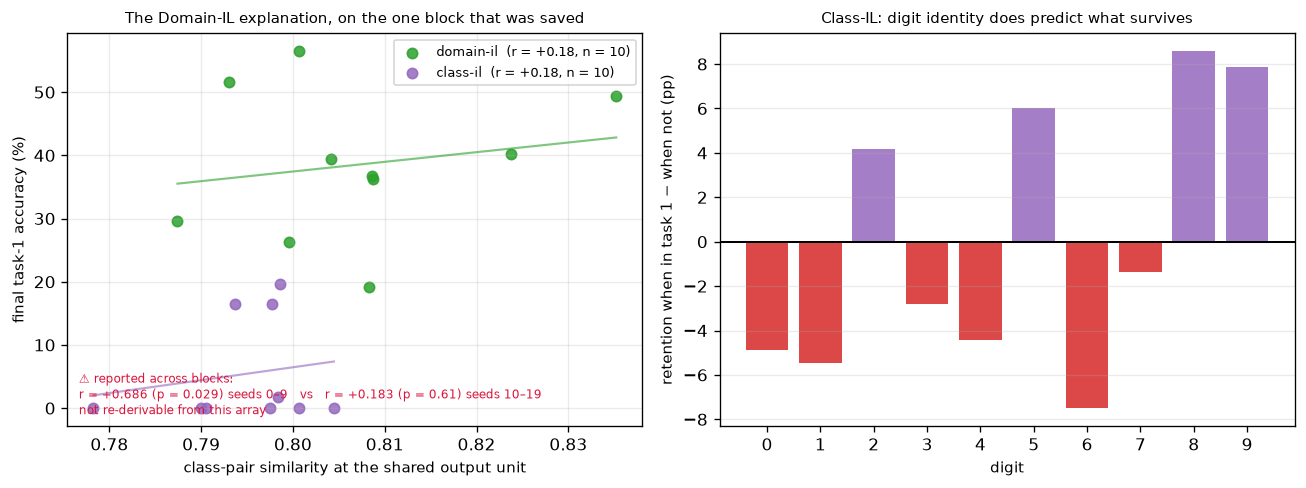

Source code (Python):
"""Does task structure predict what survives?

900-series PLOT SCRIPT. Loads saved arrays, trains nothing. Results R5.

ONE PLOT, one grid cell, both scenarios, opposite outcomes -- which is 007's point for this card:
the data-side explanation works in one scenario and fails in the other.

    Domain-IL   class-pair similarity at the shared output unit. The leading data-side
                explanation, and it DOES NOT REPLICATE: r = +0.686 (p = 0.029) on seeds 0-9
                became r = +0.183 (p = 0.61) on an independent block, seeds 10-19.
    Class-IL    digit identity DOES predict: 8, 9 and 5 in task 1 raise retention and 6 lowers it,
                surviving Bonferroni over the larger seed block.

⚠ THE NON-REPLICATION IS THE RESULT, NOT A GAP. Pooling the two blocks gives r = +0.509
(p = 0.022) and that number should not be quoted on its own -- it averages a block where the
effect was present with one where it was absent, and reports neither. An effect that appears at
r = +0.69 in one seed block and r = +0.18 in the next is a warning about the sample size the rest
of the project runs at, which is why this belongs in Results rather than an appendix.

⚠ WHAT THIS FIGURE CAN AND CANNOT DRAW FROM THE SAVED ARRAY. 311 stores ONE similarity/retention
block of ten seeds per scenario. The r = +0.686 / +0.183 comparison between blocks is recorded in
the project notes and CANNOT be re-derived here, because the second block's similarity values were
not saved alongside the first. The panel therefore draws the block it has, prints the r it
computes, and states the other number as reported rather than as re-derived. Do not present the
non-replication as verified by this script -- it is verified by the notes, and closing that gap
means re-running the pairing analysis on both seed blocks and saving both.

Styling follows the 300-series scripts: tab: colours by scenario, dpi 120, bbox_inches="tight",
9pt labels. No shared style module.

PROVENANCE
    311_task_pair_similarity.npz   PRE-800. Per-seed class-pair similarity and final task-1
                                   accuracy, ten seeds, both scenarios, plus the 10x10 class
                                   similarity matrix the pairings are drawn from.
    313_class_il_scale_check.npz   the larger Class-IL block, used for the digit-identity half:
                                   which digits fell in task 1 is recovered from Protocol.tasks.
"""
import sys
from pathlib import Path

ROOT = Path(__file__).resolve().parents[1]
sys.path.insert(0, str(ROOT))

import numpy as np
import matplotlib.pyplot as plt

from src.protocol import PROTOCOL, replace, figure_path

EXP = ROOT / "experiments"
COLORS = {"class_il": "tab:purple", "domain_il": "tab:green"}
REPORTED = "r = +0.686 (p = 0.029) seeds 0–9   vs   r = +0.183 (p = 0.61) seeds 10–19"


def digit_effect():
    """Retention split by whether each digit fell in task 1. Class-IL, the larger seed block."""
    z = np.load(EXP / "313_class_il_scale_check.npz", allow_pickle=True)
    finals = np.asarray(z["finals"], float)
    start = int(z["seed_start"]) if "seed_start" in z.files else 0
    proto = replace(PROTOCOL, scenario="class_il")
    rows = []
    for d in range(10):
        inn, out = [], []
        for k, f in enumerate(finals):
            t1 = proto.tasks(start + k)[0]
            (inn if d in t1 else out).append(f)
        rows.append((d, np.mean(inn), np.mean(out), len(inn)))
    return rows


if __name__ == "__main__":
    z = np.load(EXP / "311_task_pair_similarity.npz", allow_pickle=True)
    fig, (ax1, ax2) = plt.subplots(1, 2, figsize=(11.0, 4.2))

    # left: the Domain-IL data-side explanation, on the block that exists
    for s, simk, fink in (("domain_il", "domain_sim", "domain_finals"),
                          ("class_il", "classil_sim", "classil_finals")):
        x, y = np.asarray(z[simk], float), np.asarray(z[fink], float)
        r = np.corrcoef(x, y)[0, 1]
        ax1.scatter(x, y, s=38, color=COLORS[s], alpha=0.85,
                    label=f"{s.replace('_', '-')}  (r = {r:+.2f}, n = {x.size})")
        b = np.polyfit(x, y, 1)
        xs = np.linspace(x.min(), x.max(), 20)
        ax1.plot(xs, np.polyval(b, xs), lw=1.3, color=COLORS[s], alpha=0.6)
        print(f"  {s:10s} r(similarity, retention) = {r:+.3f}  over {x.size} seeds")
    ax1.set_xlabel("class-pair similarity at the shared output unit", fontsize=9)
    ax1.set_ylabel("final task-1 accuracy (%)", fontsize=9)
    ax1.set_title("The Domain-IL explanation, on the one block that was saved", fontsize=9)
    ax1.grid(alpha=0.25)
    ax1.legend(fontsize=8)
    ax1.annotate("⚠ reported across blocks:\n" + REPORTED + "\nnot re-derivable from this array",
                 (0.02, 0.03), xycoords="axes fraction", fontsize=7, color="crimson",
                 linespacing=1.35)

    # right: the Class-IL digit-identity effect, which does hold
    rows = digit_effect()
    d = [r[0] for r in rows]
    diff = [r[1] - r[2] for r in rows]
    cols = ["tab:red" if v < 0 else COLORS["class_il"] for v in diff]
    ax2.bar(d, diff, color=cols, alpha=0.85)
    ax2.axhline(0, color="k", lw=1.2)
    ax2.set_xticks(range(10))
    ax2.set_xlabel("digit", fontsize=9)
    ax2.set_ylabel("retention when in task 1 $-$ when not (pp)", fontsize=9)
    ax2.set_title("Class-IL: digit identity does predict what survives", fontsize=9)
    ax2.grid(alpha=0.25, axis="y")
    for dd, v, n in zip(d, diff, [r[3] for r in rows]):
        print(f"  digit {dd}: in-task-1 mean {rows[dd][1]:5.2f}  else {rows[dd][2]:5.2f}  "
              f"diff {v:+5.2f}  (n={n})")

    fig.tight_layout()
    out = figure_path(__file__)
    fig.savefig(out, dpi=120, bbox_inches="tight")
    print(f"saved {out}")
